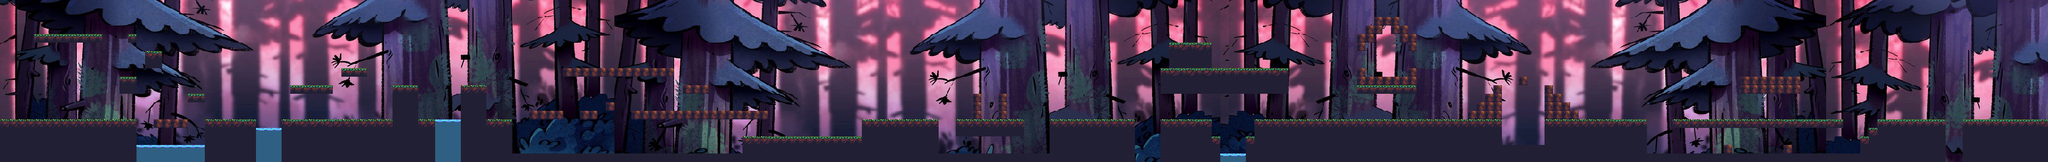

Tiled map render using the project's own tile images. Description and the map definition, with tile-layer contents summarised, below:
An orthogonal 240x19 tile map with 16x16 px tiles, 2 tile layers (fondo, graficos), 3 tilesets and 142 objects.

<map version="1.10" tiledversion="1.10.2" orientation="orthogonal" renderorder="right-down" width="240" height="19" tilewidth="16" tileheight="16" infinite="0" nextlayerid="8" nextobjectid="418">
 <editorsettings>
  <export target="MapaJuego.tmx" format="tmx" />
 </editorsettings>
 <tileset firstgid="1" name="fondotiled" tilewidth="16" tileheight="16" spacing="2" margin="1" tilecount="2769" columns="71">
  <image source="fondotiled.jpeg" width="1280" height="718" />
 </tileset>
 <tileset firstgid="2770" source="fondotiled2.tsx" />
 <tileset firstgid="5539" source="inspi 2.tsx" />
 <layer id="1" name="fondo" width="240" height="19">
  <data>[4560 cells, 4333 non-empty, 2760 distinct tile ids]</data>
 </layer>
 <layer id="2" name="graficos" width="240" height="19">
  <data>[4560 cells, 1088 non-empty, 17 distinct tile ids]</data>
 </layer>
 <objectgroup id="6" name="tierra">
  <object id="47" x="288" y="224" width="64" height="16" />
  <object id="50" x="224" y="144" width="32" height="32" />
  <object id="51" x="352" y="176" width="32" height="16" />
  <object id="52" x="272" y="96" width="32" height="32" />
  <object id="54" x="240" y="64" width="16" height="16" />
  <object id="55" x="64" y="64" width="128" height="16" />
  <object id="57" x="544" y="160" width="80" height="16" />
  <object id="61" x="640" y="128" width="48" height="16" />
  <object id="86" x="2192" y="80" width="80" height="48" />
  <object id="87" x="2176" y="128" width="240" height="48" />
  <object id="156" x="2272" y="240" height="16" />
  <object id="159" x="2352" y="240" height="16" />
  <object id="260" x="256" y="224" height="80" />
  <object id="281" x="384" y="224" height="80" />
  <object id="282" x="384" y="224" width="96" />
  <object id="284" x="480" y="224" height="80" />
  <object id="285" x="528" y="224" height="80" />
  <object id="286" x="528" y="224" width="208" />
  <object id="287" x="736" y="160" height="64" />
  <object id="288" x="736" y="160" width="48" />
  <object id="289" x="784" y="160" height="64" />
  <object id="290" x="784" y="224" width="32" />
  <object id="291" x="816" y="224" height="80" />
  <object id="292" x="864" y="160" height="144" />
  <object id="295" x="864" y="160" width="48" />
  <object id="296" x="912" y="160" height="64" />
  <object id="297" x="912" y="224" width="48" />
  <object id="300" x="960" y="224" height="64" />
  <object id="301" x="960" y="288" width="432" />
  <object id="302" x="1392" y="256" height="32" />
  <object id="303" x="1392" y="256" width="224" />
  <object id="304" x="1616" y="224" height="32" />
  <object id="306" x="1616" y="224" width="144" />
  <object id="307" x="1760" y="224" height="64" />
  <object id="308" x="1792" y="224" width="128" height="32" />
  <object id="309" x="1760" y="288" width="208" />
  <object id="310" x="1968" y="224" height="64" />
  <object id="311" x="1968" y="224" width="160" />
  <object id="312" x="2128" y="224" height="80" />
  <object id="313" x="2176" y="224" height="80" />
  <object id="314" x="2176" y="224" width="96" />
  <object id="315" x="2272" y="224" height="32" />
  <object id="316" x="2272" y="256" width="16" />
  <object id="317" x="2288" y="256" height="48" />
  <object id="318" x="2336" y="256" height="48" />
  <object id="319" x="2336" y="256" width="16" />
  <object id="320" x="2352" y="224" height="32" />
  <object id="324" x="2352" y="224" width="400" />
  <object id="325" x="2544" y="160" width="112" height="16" />
  <object id="326" x="2816" y="224" height="48" />
  <object id="327" x="2816" y="272" width="80" />
  <object id="328" x="2896" y="224" height="48" />
  <object id="329" x="2896" y="224" width="192" />
  <object id="330" x="2752" y="224" width="64" />
  <object id="331" x="3088" y="224" height="64" />
  <object id="332" x="3136" y="224" width="320" height="16" />
  <object id="334" x="3088" y="288" width="400" />
  <object id="335" x="3488" y="256" height="32" />
  <object id="336" x="3488" y="256" width="16" />
  <object id="337" x="3504" y="240" height="16" />
  <object id="340" x="3504" y="240" width="16" />
  <object id="341" x="3520" y="224" height="16" />
  <object id="342" x="3520" y="224" width="128" />
  <object id="343" x="3648" y="224" height="80" />
  <object id="344" x="3680" y="224" height="80" />
  <object id="345" x="3680" y="224" width="160" />
 </objectgroup>
 <objectgroup id="7" name="roca">
  <object id="174" x="288" y="224" width="64" height="16" />
  <object id="175" x="224" y="144" width="32" height="32" />
  <object id="176" x="352" y="176" width="32" height="16" />
  <object id="177" x="272" y="96" width="32" height="32" />
  <object id="178" x="240" y="64" width="16" height="16" />
  <object id="179" x="64" y="64" width="128" height="16" />
  <object id="181" x="544" y="160" width="80" height="16" />
  <object id="185" x="640" y="128" width="48" height="16" />
  <object id="200" x="2192" y="80" width="80" height="48" />
  <object id="201" x="2176" y="128" width="240" height="48" />
  <object id="243" x="2272" y="240" height="16" />
  <object id="246" x="2352" y="240" height="16" />
  <object id="258" x="0" y="224" width="256" />
  <object id="346" x="3264" y="144" width="112" height="32" />
  <object id="347" x="2800" y="160" width="16" />
  <object id="349" x="2848" y="144" width="16" height="16" />
  <object id="350" x="2752" y="208" height="16" />
  <object id="351" x="2752" y="208" width="16" />
  <object id="352" x="2768" y="192" height="16" />
  <object id="353" x="2768" y="192" width="16" />
  <object id="354" x="2784" y="176" height="16" />
  <object id="355" x="2784" y="176" width="16" />
  <object id="356" x="2800" y="160" height="16" />
  <object id="357" x="2816" y="160" height="64" />
  <object id="358" x="2896" y="160" height="64" />
  <object id="359" x="2896" y="160" width="16" />
  <object id="360" x="2912" y="160" height="16" />
  <object id="361" x="2912" y="176" width="16" />
  <object id="362" x="2928" y="176" height="16" />
  <object id="363" x="2928" y="192" width="16" />
  <object id="364" x="2944" y="192" height="16" />
  <object id="365" x="2944" y="208" width="16" />
  <object id="366" x="2960" y="208" height="16" />
  <object id="367" x="2544" y="128" width="16" />
  <object id="368" x="2560" y="128" height="16" />
  <object id="369" x="2560" y="144" width="80" />
  <object id="370" x="2640" y="128" height="16" />
  <object id="371" x="2640" y="128" width="16" />
  <object id="372" x="2656" y="128" height="32" />
  <object id="373" x="2544" y="128" height="32" />
  <object id="374" x="2544" y="64" height="32" />
  <object id="375" x="2544" y="64" width="16" />
  <object id="376" x="2560" y="48" height="16" />
  <object id="377" x="2560" y="48" width="16" />
  <object id="378" x="2576" y="32" height="16" />
  <object id="379" x="2576" y="32" width="48" />
  <object id="380" x="2624" y="32" height="16" />
  <object id="381" x="2624" y="48" width="16" />
  <object id="382" x="2640" y="48" height="16" />
  <object id="383" x="2640" y="64" width="16" />
  <object id="384" x="2656" y="64" height="32" />
  <object id="386" x="2640" y="96" width="16" />
  <object id="387" x="2640" y="80" height="16" />
  <object id="389" x="2624" y="80" width="16" />
  <object id="390" x="2624" y="64" height="16" />
  <object id="391" x="2608" y="64" width="16" />
  <object id="392" x="2608" y="48" height="16" />
  <object id="393" x="2592" y="48" width="16" />
  <object id="394" x="2592" y="48" height="16" />
  <object id="396" x="2576" y="64" width="16" />
  <object id="397" x="2576" y="64" height="16" />
  <object id="398" x="2560" y="80" width="16" />
  <object id="399" x="2560" y="80" height="16" />
  <object id="400" x="2544" y="96" width="16" />
  <object id="401" x="1824" y="176" width="16" />
  <object id="402" x="1840" y="176" height="48" />
  <object id="403" x="1824" y="176" height="48" />
  </objectgroup>
</map>
<!-- 9 of 142 objects omitted -->